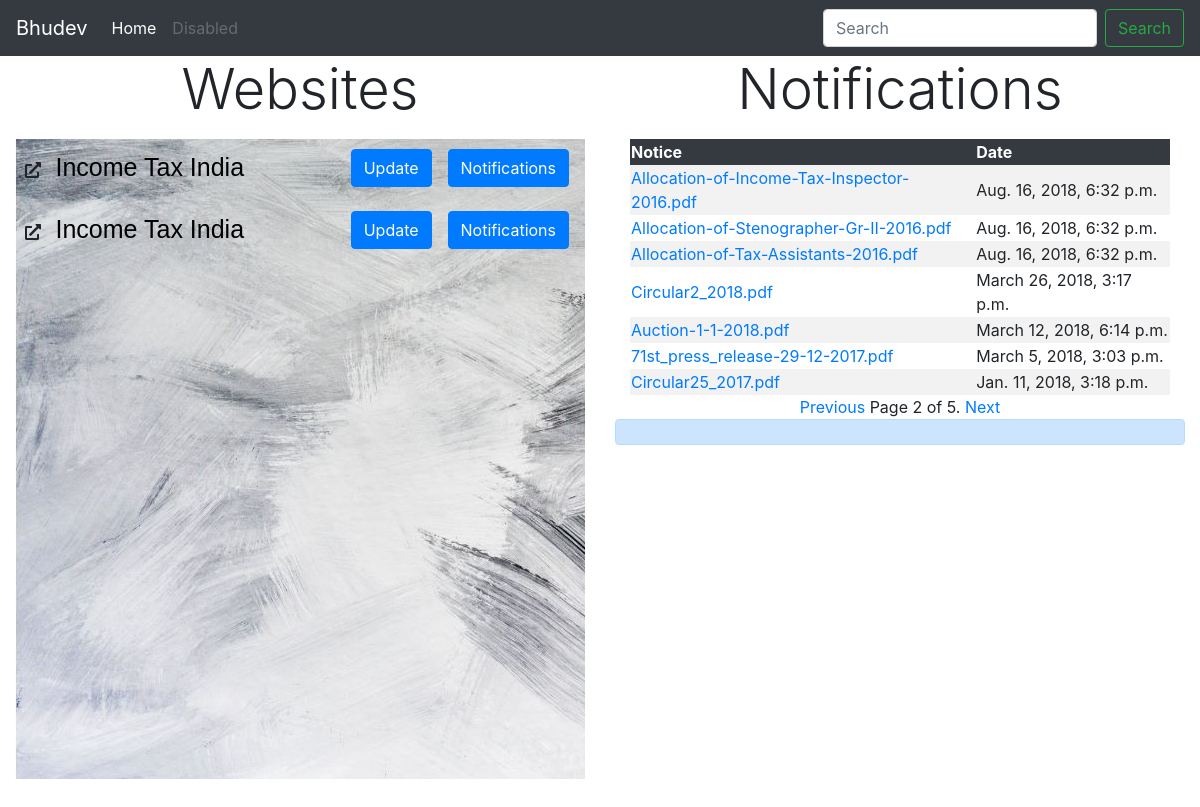
Screenshot of /scrap/show?page=2 with the database file from the repository.
### scrap/models.py (models this page shows)
class Notif(models.Model):
    title = models.CharField(max_length=500,
                             unique_for_date='publish')
    link = models.CharField(max_length=1000)
    publish = models.DateTimeField(null=True, blank=True)
    info = models.TextField()

### scrap/views.py (the view)
# urls.py: path('show', views.show_data, name='show'),
def show_data(request):
    object_list = Notif.objects.all().order_by('-publish')
    paginator = Paginator(object_list,7) # 5 notices in each page
    page = request.GET.get('page')
    try:
        notices = paginator.page(page)
    except PageNotAnInteger:
        notices = paginator.page(1)
    except EmptyPage:
        notices = paginator.page(paginator.num_pages)
    return render(request,
                  'scrap/incometax/show.html',
                  {'page': page,
                   'notices':notices})

### scrap/templates/scrap/incometax/show.html
{% extends "scrap/home.html" %}
{% block content %}
<table class="table-striped  w-100 d-block d-md-table">
  <thead class="table-dark">
    <tr>
      <th scope="col">Notice</th>
      <th scope="col">Date</th>
    </tr>
  </thead>
 <tbody>
{%for notice in notices%}
    <tr>
      <td><a href="{{notice.link}}">{{notice.title}}</a></td>
      <td>{{notice.publish}}</td>
    </tr>
{%endfor%}
</tbody>
</table>
<div style="text-align:center">
{% include "pagination.html" with page=notices %}
</div>
{% endblock %}

### rows the page displays
Notif: title "Allocation-of-Income-Tax-Inspector-2016.pdf", publish "Aug. 16, 2018, 6:32 p.m."
Notif: title "Allocation-of-Stenographer-Gr-II-2016.pdf", publish "Aug. 16, 2018, 6:32 p.m."
Notif: title "Allocation-of-Tax-Assistants-2016.pdf", publish "Aug. 16, 2018, 6:32 p.m."
Notif: title "Circular2_2018.pdf", publish "March 26, 2018, 3:17 p.m."
Notif: title "Auction-1-1-2018.pdf", publish "March 12, 2018, 6:14 p.m."
Notif: title "71st_press_release-29-12-2017.pdf", publish "March 5, 2018, 3:03 p.m."
Notif: title "Circular25_2017.pdf", publish "Jan. 11, 2018, 3:18 p.m."

### other values shown
{{ page.number }} "2"
{{ page.paginator.num_pages }} "5"
